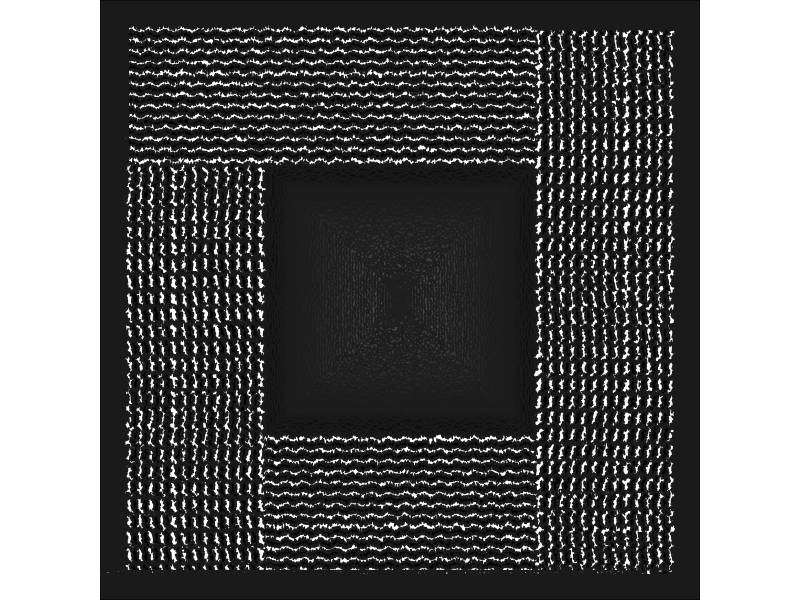

The R source for this figure:
## ---- chunk 1
#=============================================================================#
#Library Load-in---------------------------------------------------------------
#=============================================================================#
library(dplyr) #Data wrangling
library(purrr) #Iterating
library(ggplot2) #Plotting

#=============================================================================#
#Data Set-up-------------------------------------------------------------------
#=============================================================================#

#Wave data frames#
wave1 <- tibble(x = c(seq(0,100, length.out = 1000),
                     rep(100,1000),
                     seq(100,0, length.out = 1000),
                     rep(0,1000)
                     ),
               y = c(rep(0,1000) + sin(x[1:1000])/2 * cos(x[1:1000]),
                     seq(0,1, length.out = 1000),
                     rep(1,1000) + sin(x[2001:3000])/2 * cos(x[2001:3000]),
                     seq(1,0, length.out = 1000)
                     ),
               group = "wave1_"
)

wave2 <- tibble(y = c(seq(0,100, length.out = 1000),
                      rep(100,1000),
                      seq(100,0, length.out = 1000),
                      rep(0,1000)),
                x = c(rep(0,1000) + sin(y[1:1000])/2 * cospi(y[1:1000]),
                      seq(0,1, length.out = 1000),
                      rep(1,1000) + sin(y[2001:3000])/2 * sinpi(y[2001:3000]),
                      seq(1,0, length.out = 1000)),
                group = "wave2_"
)

wave3 <- tibble(x = c(seq(0,100, length.out = 1000),
                      rep(100,1000),
                      seq(100,0, length.out = 1000),
                      rep(0,1000)),
                y = c(rep(100,1000) + sin(x[1:1000])/2 * cos(x[1:1000]),
                      seq(100,99, length.out = 1000),
                      rep(99,1000) + sin(x[2001:3000])/2 * cos(x[2001:3000]),
                      seq(99,100, length.out = 1000)
                ),
                group = "wave3_"
)

wave4 <- tibble(y = c(seq(0,100, length.out = 1000),
                      rep(100,1000),
                      seq(100,0, length.out = 1000),
                      rep(0,1000)),
                x = c(rep(100,1000) + sin(y[1:1000])/2 * cospi(y[1:1000]),
                      seq(100,99, length.out = 1000),
                      rep(99,1000) + sin(y[2001:3000])/2 * sinpi(y[2001:3000]),
                      seq(99,0, length.out = 1000)),
                group = "wave4_"
)

#Function for wave manipulations#
wave_maker <- function(n, wave_df, direction = c("up","down","left","right")){
  
  if(direction %in% c("up","down")){
    new_waves <- map_df(1:n, ~ wave_df %>%
                          mutate(y = y + ifelse(direction == "up", 1*.x,-1*.x),
                                 group = paste0(group,.x))
    )
  } else {
    new_waves <- map_df(1:n, ~ wave_df %>%
                          mutate(x = x + ifelse(direction == "right", 1*.x,-1*.x),
                                 group = paste0(group,.x))
    )
                        }
  
  
  return(new_waves)
}

#iterations#
n1 <- 25

#Wave Iterations#
waves1 <- pmap_df(list(n1,
                       "up"), 
                  ~ wave_maker(..1,wave1, direction = ..2))|>
  mutate(y = y - 1)


waves1$fill <- rep_along(1:nrow(waves1), c(rep("white",4000), rep("black",4000)))

waves2 <- pmap_df(list(n1,
                       "right"), 
                  ~ wave_maker(..1,wave2, direction = ..2)) |>
  mutate(x = x - 1)

waves2$fill <- rep_along(1:nrow(waves2), c(rep("white",4000), rep("black",4000)))

waves3 <- pmap_df(list(n1,
                       "down"), 
                  ~ wave_maker(..1,wave3, direction = ..2))|>
  mutate(y = y + 1)

waves3$fill <- rep_along(1:nrow(waves3), c(rep("white",4000), rep("black",4000)))

waves4 <- pmap_df(list(n1,
                       "left"), 
                  ~ wave_maker(..1,wave4, direction = ..2)) |>
  mutate(x = x + 1)

waves4$fill <- rep_along(1:nrow(waves4), c(rep("white",4000), rep("black",4000)))

#Center design#
center <- tibble(x = c(seq(25,75, length = 100),
                       rep(75, 100),
                       seq(75,25, length = 100),
                       rep(25, 100)),
                 y = c(rep(25,100),
                       seq(25,75, length = 100),
                       rep(75, 100),
                       seq(75,25, length = 100)),
                 group = "center_")

#Iterations and options for center#
n2 <- 50
trans <- seq(0,25, length.out = n2)
colors_box <- rev(colorRampPalette(c("#ffffff","#000000"))(n2))

#Center data frame compilation#
center_data <- pmap_df(list(1:n2, 
                             trans,
                             colors_box), ~tibble(x = c(seq(25+..2,75-..2, length = 100),
                                               rep(75-..2, 100),
                                               seq(75-..2,25+..2, length = 100),
                                               rep(25+..2, 100)),
                                         y = c(rep(25+..2,100),
                                               seq(25+..2,75-..2, length = 100),
                                               rep(75-..2, 100),
                                               seq(75-..2,25+..2, length = 100)),
                                         group = paste0("center_",..1),
                                         fill = ..3)) |>
  arrange(group)

#=============================================================================#
#Final Piece-------------------------------------------------------------------
#=============================================================================#

waves1 |>
  ggplot(aes(x,y, group = group))+
  theme_void()+
  theme(plot.background = element_rect(fill = "#1a1a1a"))+
  geom_polygon(data = center_data,
               position = position_jitter(width = .2, height = .4),
               color = "#1a1a1a",
               fill = center_data$fill,
               alpha = .2) +
  geom_polygon(position = position_jitter(width = .2, height = .4),
               color = "#1a1a1a",
               fill = waves1$fill) +
  geom_polygon(data = waves2,
               position = position_jitter(width = .2, height = .4),
               color = "#1a1a1a",
               fill = waves2$fill) +
  geom_polygon(data = waves3,
               position = position_jitter(width = .2, height = .4),
               color = "#1a1a1a",
               fill = waves3$fill) +
  geom_polygon(data = waves4,
               position = position_jitter(width = .2, height = .4),
               color = "#1a1a1a",
               fill = waves4$fill) +
  coord_equal(xlim = c(0,100), 
              ylim = c(0,100), 
              expand = TRUE)

#To save the output:
# ggsave("images/19.png",
#        device = "png",
#        dpi = 300,
#       bg = "transparent")
